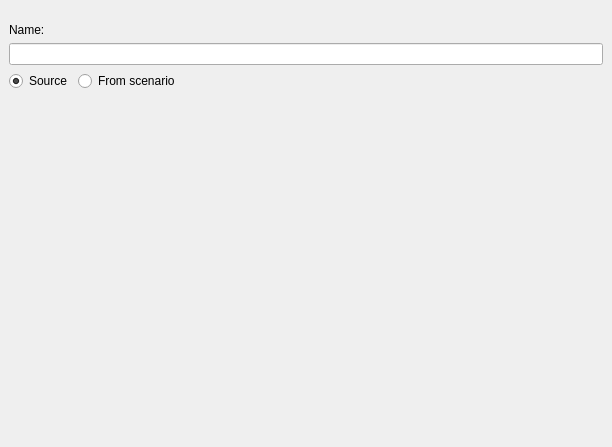
<?xml version="1.0" encoding="UTF-8"?>
<ui version="4.0">
 <class>ScenarioDataEdit</class>
 <widget class="QWidget" name="ScenarioDataEdit">
  <property name="geometry">
   <rect>
    <x>0</x>
    <y>0</y>
    <width>612</width>
    <height>447</height>
   </rect>
  </property>
  <property name="windowTitle">
   <string>Form</string>
  </property>
  <layout class="QGridLayout" name="gridLayout">
   <property name="leftMargin">
    <number>0</number>
   </property>
   <property name="topMargin">
    <number>0</number>
   </property>
   <property name="rightMargin">
    <number>0</number>
   </property>
   <property name="bottomMargin">
    <number>0</number>
   </property>
   <property name="spacing">
    <number>0</number>
   </property>
   <item row="0" column="0">
    <widget class="QWidget" name="toolbar" native="true">
     <property name="sizePolicy">
      <sizepolicy hsizetype="Expanding" vsizetype="Preferred">
       <horstretch>0</horstretch>
       <verstretch>0</verstretch>
      </sizepolicy>
     </property>
     <layout class="QHBoxLayout" name="horizontalLayout_2">
      <property name="spacing">
       <number>0</number>
      </property>
      <property name="leftMargin">
       <number>0</number>
      </property>
      <property name="topMargin">
       <number>0</number>
      </property>
      <property name="rightMargin">
       <number>0</number>
      </property>
      <property name="bottomMargin">
       <number>0</number>
      </property>
      <item>
       <widget class="TabBar" name="tabs" native="true">
        <property name="minimumSize">
         <size>
          <width>100</width>
          <height>0</height>
         </size>
        </property>
       </widget>
      </item>
      <item>
       <widget class="QLabel" name="topEmptyLabel">
        <property name="sizePolicy">
         <sizepolicy hsizetype="Expanding" vsizetype="Preferred">
          <horstretch>0</horstretch>
          <verstretch>0</verstretch>
         </sizepolicy>
        </property>
        <property name="text">
         <string/>
        </property>
       </widget>
      </item>
     </layout>
    </widget>
   </item>
   <item row="1" column="0">
    <widget class="QStackedWidget" name="mainContainer">
     <property name="currentIndex">
      <number>0</number>
     </property>
     <widget class="QWidget" name="synopsisPage">
      <layout class="QGridLayout" name="gridLayout_6">
       <item row="2" column="0" colspan="2">
        <layout class="QHBoxLayout" name="horizontalLayout">
         <item>
          <widget class="QRadioButton" name="isSourceSynopsis">
           <property name="text">
            <string>Source</string>
           </property>
           <property name="checked">
            <bool>true</bool>
           </property>
          </widget>
         </item>
         <item>
          <widget class="QRadioButton" name="isFromScenarioSynopsis">
           <property name="text">
            <string>From scenario</string>
           </property>
          </widget>
         </item>
         <item>
          <spacer name="horizontalSpacer">
           <property name="orientation">
            <enum>Qt::Horizontal</enum>
           </property>
           <property name="sizeHint" stdset="0">
            <size>
             <width>40</width>
             <height>20</height>
            </size>
           </property>
          </spacer>
         </item>
        </layout>
       </item>
       <item row="3" column="0" colspan="2">
        <widget class="QStackedWidget" name="synopsisStack">
         <property name="currentIndex">
          <number>0</number>
         </property>
         <widget class="QWidget" name="sourceSynopsisPage">
          <layout class="QGridLayout" name="gridLayout_2">
           <property name="leftMargin">
            <number>0</number>
           </property>
           <property name="topMargin">
            <number>0</number>
           </property>
           <property name="rightMargin">
            <number>0</number>
           </property>
           <property name="bottomMargin">
            <number>0</number>
           </property>
           <property name="spacing">
            <number>0</number>
           </property>
           <item row="0" column="0">
            <widget class="SimpleTextEditor" name="sourceSynopsis" native="true">
             <property name="sizePolicy">
              <sizepolicy hsizetype="Preferred" vsizetype="Expanding">
               <horstretch>0</horstretch>
               <verstretch>0</verstretch>
              </sizepolicy>
             </property>
            </widget>
           </item>
          </layout>
         </widget>
         <widget class="QWidget" name="fromScenarioSynopsisPage">
          <layout class="QGridLayout" name="gridLayout_3">
           <property name="leftMargin">
            <number>0</number>
           </property>
           <property name="topMargin">
            <number>0</number>
           </property>
           <property name="rightMargin">
            <number>0</number>
           </property>
           <property name="bottomMargin">
            <number>0</number>
           </property>
           <property name="spacing">
            <number>0</number>
           </property>
           <item row="0" column="0">
            <widget class="SimpleTextEditor" name="fromScenarioSynopsis" native="true"/>
           </item>
          </layout>
         </widget>
        </widget>
       </item>
       <item row="1" column="0" colspan="2">
        <widget class="QLineEdit" name="name"/>
       </item>
       <item row="0" column="0" colspan="2">
        <widget class="QLabel" name="label">
         <property name="text">
          <string>Name:</string>
         </property>
        </widget>
       </item>
      </layout>
     </widget>
    </widget>
   </item>
  </layout>
 </widget>
 <customwidgets>
  <customwidget>
   <class>SimpleTextEditor</class>
   <extends>QWidget</extends>
   <header location="global">3rd_party/Widgets/SimpleTextEditor/SimpleTextEditor.h</header>
   <container>1</container>
  </customwidget>
  <customwidget>
   <class>TabBar</class>
   <extends>QWidget</extends>
   <header location="global">3rd_party/Widgets/TabBar/TabBar.h</header>
   <container>1</container>
  </customwidget>
 </customwidgets>
 <tabstops>
  <tabstop>isSourceSynopsis</tabstop>
  <tabstop>isFromScenarioSynopsis</tabstop>
 </tabstops>
 <resources/>
 <connections/>
</ui>
